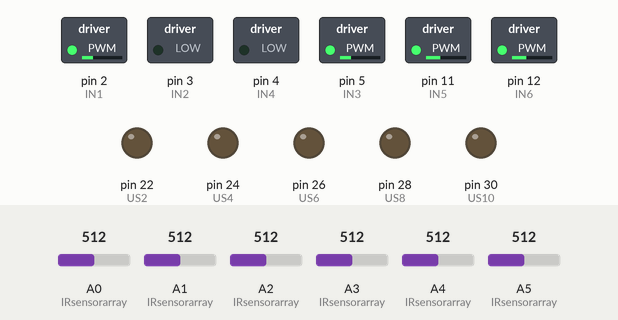
Simulated run of this sketch. Board: Arduino Mega 2560, built with avr-gcc and run on an emulated ATmega2560. Shown: switched loads named in the sketch (green lamp = pin HIGH), output pins drawn as LEDs (lit = HIGH). Inputs (shaded band) come from the test bench; at power-on: A0 (IRsensorarray) = 512, A1 (IRsensorarray) = 512, A2 (IRsensorarray) = 512, A3 (IRsensorarray) = 512, A4 (IRsensorarray) = 512, A5 (IRsensorarray) = 512. What the sketch prints to the serial monitor is not drawn.

Above: at 0.2 s.
Timing chart, 0 to 1.7 s (numbered marks = the images above):
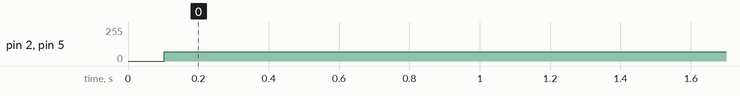

Measured:
- by itself, pin 2 (IN1), pin 5 (IN3): 0/255 → 70/255 at 0.10 s

The sketch:

robotcar.ino
```cpp
const float sec_to_microsec = 1000000.0;
const float meter_to_cm = 100.0;
const float speed_of_sound = 340.0; //meters per second
float MAX_SPEED=80;
int MotorBasespeed = 60;
int usdelay=50;
int mspd=90;
int k=400;


// Motors
# define IN1 2  // motors - right fd
# define IN2 3  // motors - right bw
# define IN3 5  // motors - left fd
# define IN4 4  // motors - left bw
# define IN5 11  // motors - right speed
# define IN6 12  // motors - left speed

// Sensors

//IR sensor array
int IR1; //A0  Left
int IR2; //A1
int IR3; //A2
int IR4; //A3
int IR5; //A4
int IR6; //A5  Right

//Front IR sensors
int IR7; //A6 right
int IR8; //A7 left

//Side IR sensors
int IR9; //A8  // left
int IR10; //A9  // right

//Front Ultrasonic sensor
int d1;
# define US1 6  // echo
# define US2 22  // trigger

//Left Ultrasonic sensors
int d2;
# define US3 7  // front-echo
# define US4 24  // front-trigger
int d3;
# define US5 8  // back-echo
# define US6 26  // back-trigger

//Right Ultrasonic sensors
int d4;
# define US7 9  // front-echo
# define US8 28  // front-trigger
int d5;
# define US9 10  // back-echo
# define US10 30  // back-trigger

  bool startstatus = 0;
  bool mazestatus = 0;
  bool wallstatus = 0;
  bool boxstatus = 0;
  bool linestatus = 0;
  bool finishstatus = 0;

void setup() {

  pinMode(IN1,OUTPUT);pinMode(IN2,OUTPUT);pinMode(IN3,OUTPUT);
  pinMode(IN4,OUTPUT);pinMode(IN5,OUTPUT);pinMode(IN6,INPUT);
  pinMode(US2,OUTPUT);pinMode(US1,INPUT);
  pinMode(US4,OUTPUT);pinMode(US3,INPUT);
  pinMode(US6,OUTPUT);pinMode(US5,INPUT);
  pinMode(US8,OUTPUT);pinMode(US7,INPUT);
  pinMode(US10,OUTPUT);pinMode(US9,INPUT);
  analogWrite(IN5,mspd);//right speed
  analogWrite(IN6,mspd); // left speed
  Serial.begin(9600);
}
void loop() {

//  usfd();
//  usrightfd();
//  Serial.println(d4);
//  Serial.println(d1);
//  if (d1<12) left();
//  else if(d1>=12) {
//  if (d4>=5 && d4<=15) fd();
//  else if (d4<5) left();
//  else if (d4>15) fd();delay(500);right();
//  }
//  wallfollowingright();

  LineFollow();
//  analogWrite(IN5,250);//right speed
//  analogWrite(IN6,250); // left speed
//  digitalWrite(IN1,HIGH);digitalWrite(IN3,HIGH);
//  delay(10);
//  digitalWrite(IN1,LOW);digitalWrite(IN3,LOW);
//  delay(20);
  //LineFollow(10000);
  //Serial.println("RobotX is starting Now");
  //IRsensorarray();
  //delay(100);

  //irfd();Serial.print(IR7);Serial.print("   ");Serial.print(IR8);

//  usfd(); Serial.print(d1); delay(100);Serial.print("  ");
//  usleftfd(); Serial.print(d2); delay(100);Serial.print("  ");
//  usleftbd(); Serial.print(d3); delay(100);Serial.print("  ");
//  usrightfd(); Serial.print(d4); delay(100);Serial.print("  ");
//  usrightbd(); Serial.print(d5); delay(100);Serial.print("  ");
//  Serial.println();

}


void fd(){  //Car goes Forward
  analogWrite(IN1,60);analogWrite(IN3,60);delay(k);
  analogWrite(IN1,0);analogWrite(IN3,0);
}

void hoow(){
  digitalWrite(IN1,LOW);digitalWrite(IN3,LOW);digitalWrite(IN2,LOW);digitalWrite(IN4,LOW);
}

void bw(){  //Car goes backward
  analogWrite(IN2,60); analogWrite(IN4,60);delay(k);
  analogWrite(IN2,0); analogWrite(IN4,0);
}

void right(){  //Car turns right
  analogWrite(IN3,60);analogWrite(IN2,10);delay(k);
  analogWrite(IN3,0);analogWrite(IN2,0);
}

void left(){  //Car turns left
  analogWrite(IN1,60);analogWrite(IN4,10);delay(k);
  analogWrite(IN1,0);analogWrite(IN4,0);
}

void start() {
  Serial.println("Start started");
  startstatus=1;
  delay(1000);
  Serial.println("Start finished");
}

void maze() {
  Serial.println("Maze started");
  delay(1000);
  mazestatus=1;
  Serial.println("Maze finished");

}

void wall() {
  Serial.println("Wall started");
  delay(1000);
  wallstatus=1;
  Serial.println("Wall finished");
}

void box() {
  Serial.println("Box started");
  bool wentout=0;
  left();
  usleftfd();
  while (!wentout){
  while (d2<30){
    wallfollowingleft();
    delay(100);}
  left();fd();
  IRsensorarray();
  if(IR1==1 || IR2==1 || IR3==1 || IR4==1 || IR5==1 || IR6==1 ){
    wentout=1;fd();
  }
  else {
    bw();right();fd();
  }
  }

  boxstatus=1;
  Serial.println("Box finished");
}

void line() {
  Serial.println("Line started");
  delay(1000);
  linestatus=1;
  Serial.println("Line finished");
}

void finish() {
  Serial.println("Finish started");
  delay(1000);
  finishstatus=1;
  Serial.println("Finish finished");
}

void usfd() {
  int triggerPin=US2;
  int echoPin=US1;
  long duration; int distance;

  // Initiate triggerPin as LOW
  digitalWrite(triggerPin, LOW);
  delayMicroseconds(2);

  // Set the triggerPin HIGH for atleast 10 microseconds
  digitalWrite(triggerPin, HIGH);
  delayMicroseconds(10);
  digitalWrite(triggerPin, LOW);

  // Monitor the echoPin and
  duration = pulseIn(echoPin, HIGH); //Returns the length of the pulse in microseconds

  // Calculate distance and print on Serial Monitor
  distance = (duration / sec_to_microsec) * (speed_of_sound * meter_to_cm) / 2.0;
  //Serial.print("Distance: ");
  //Serial.println(distance);
  d1=distance;
  delay(usdelay);
}

void usleftfd() {
  int triggerPin=US4;
  int echoPin=US3;
  long duration; int distance;

  // Initiate triggerPin as LOW
  digitalWrite(triggerPin, LOW);
  delayMicroseconds(2);

  // Set the triggerPin HIGH for atleast 10 microseconds
  digitalWrite(triggerPin, HIGH);
  delayMicroseconds(10);
  digitalWrite(triggerPin, LOW);

  // Monitor the echoPin and
  duration = pulseIn(echoPin, HIGH); //Returns the length of the pulse in microseconds

  // Calculate distance and print on Serial Monitor
  distance = (duration / sec_to_microsec) * (speed_of_sound * meter_to_cm) / 2.0;
  //Serial.print("Distance: ");
  //Serial.println(distance);
  d2=distance;
  delay(usdelay);
}

void usleftbd() {
  int triggerPin=US6;
  int echoPin=US5;
  long duration; int distance;

  // Initiate triggerPin as LOW
  digitalWrite(triggerPin, LOW);
  delayMicroseconds(2);

  // Set the triggerPin HIGH for atleast 10 microseconds
  digitalWrite(triggerPin, HIGH);
  delayMicroseconds(10);
  digitalWrite(triggerPin, LOW);

  // Monitor the echoPin and
  duration = pulseIn(echoPin, HIGH); //Returns the length of the pulse in microseconds

  // Calculate distance and print on Serial Monitor
  distance = (duration / sec_to_microsec) * (speed_of_sound * meter_to_cm) / 2.0;
  //Serial.print("Distance: ");
  //Serial.println(distance);
  d3=distance;
  delay(usdelay);
}

void usrightfd() {
  int triggerPin=US8;
  int echoPin=US7;
  long duration; int distance;

  // Initiate triggerPin as LOW
  digitalWrite(triggerPin, LOW);
  delayMicroseconds(2);

  // Set the triggerPin HIGH for atleast 10 microseconds
  digitalWrite(triggerPin, HIGH);
  delayMicroseconds(10);
  digitalWrite(triggerPin, LOW);

  // Monitor the echoPin and
  duration = pulseIn(echoPin, HIGH); //Returns the length of the pulse in microseconds

  // Calculate distance and print on Serial Monitor
  distance = (duration / sec_to_microsec) * (speed_of_sound * meter_to_cm) / 2.0;
  //Serial.print("Distance: ");
  //Serial.println(distance);
  d4=distance;
  delay(usdelay);
}

void usrightbd() {
  int triggerPin=US10;
  int echoPin=US9;
  long duration; int distance;

  // Initiate triggerPin as LOW
  digitalWrite(triggerPin, LOW);
  delayMicroseconds(2);

  // Set the triggerPin HIGH for atleast 10 microseconds
  digitalWrite(triggerPin, HIGH);
  delayMicroseconds(10);
  digitalWrite(triggerPin, LOW);

  // Monitor the echoPin and
  duration = pulseIn(echoPin, HIGH); //Returns the length of the pulse in microseconds

  // Calculate distance and print on Serial Monitor
  distance = (duration / sec_to_microsec) * (speed_of_sound * meter_to_cm) / 2.0;
  //Serial.print("Distance: ");
  //Serial.println(distance);
  d5=distance;
  delay(usdelay);
}

void IRsensorarray() {
  int  sense0 = analogRead(A0);
  int  sense1 = analogRead(A1);
  int  sense2 = analogRead(A2);
  int  sense3 = analogRead(A3);
  int  sense4 = analogRead(A4);
  int  sense5 = analogRead(A5);

  if(sense0>150) IR1=1;
  else IR1=0;

  if(sense1>150) IR2=1;
  else IR2=0;

  if(sense2<500) IR3=1;
  else IR3=0;

  if(sense3<500) IR4=1;
  else IR4=0;

  if(sense4>150) IR5=1;
  else IR5=0;

  if(sense5>150) IR6=1;
  else IR6=0;


  Serial.print(IR1);Serial.print(" ");
  Serial.print(IR2);Serial.print(" ");
  Serial.print(IR3);Serial.print(" ");
  Serial.print(IR4);Serial.print(" ");
  Serial.print(IR5);Serial.print(" ");
  Serial.println(IR6);delay(100);

}
//Front IR sensors
//int IR7; //A6 right
//int IR8; //A7 left
void irfd(){
  int  sense6 = analogRead(A6);
  int  sense7 = analogRead(A7);
  delay(100);

  if(sense6>780) IR7=0;
  else IR7=1;

  if(sense7>780) IR8=0;
  else IR8=1;
}

void LineFollow(){

// Define the motor pins
const int leftMotor = IN3;
const int rightMotor = IN1;

// Define the PID constants
const double Kp = 0.5;
const double Ki = 0.1;
const double Kd = 0.2;

// Define the setpoint
const int setpoint = 80;

// Initialize the PID variables
double error = 0;
double lastError = 0;
double integral = 0;
double derivative = 0;

  int IR_val[6];
  IRsensorarray();
  IR_val[0] = IR1;IR_val[1] =IR2;IR_val[2] = IR3;IR_val[3] = IR4;
  IR_val[4] = IR5;IR_val[5] = IR6;
  // Calculate the error
  error = 0;
  for (int i = 0; i < 6; i++) {
    error += (i - 2.5) * IR_val[i];
  }
  Serial.println(error);

  // Calculate the integral
  integral += error;

  // Calculate the derivative
  derivative = error - lastError;
  lastError = error;

  // Calculate the output
  double output = Kp * error + Ki * integral + Kd * derivative;
  output*=5;
  Serial.println(output);
  // Apply the output to the motors
  int leftSpeed = constrain(setpoint + output, 0, 70);
  int rightSpeed = constrain(setpoint - output, 0, 70);
  analogWrite(leftMotor, leftSpeed);
  analogWrite(rightMotor, rightSpeed);
}


//  int IR_val[6] = {0, 0, 0, 0, 0, 0};
//  int IR_weights[6] = {-3,-2,-1,1,2,3};
//
//  float P, I, D;
//  float error = 0;
//  float previousError = 0;
//  float Kp = 6.3;
//  float Kd = 10;
//  float Ki = 0;
//  int LineItter= LineFollowDuration/10;
//  for(int j=0;j<LineItter;j++){
//  IRsensorarray();
//  IR_val[0] = IR1;IR_val[1] =IR2;IR_val[2] = IR3;IR_val[3] = IR4;
//  IR_val[4] = IR5;IR_val[5] = IR6;
//  error =0;
//  for (int i = 0; i < 6; i++){
//    error += IR_weights[i] * IR_val[i];}
//
//  P = error;
//  I = I + error;
//  D = error - previousError;
//
//  previousError = error;
//
//  float speedAdjust = (Kp * P + Ki * I + Kd * D);
//
//  float LMotorSpeed = MotorBasespeed - speedAdjust;
//  float RMotorSpeed = MotorBasespeed + speedAdjust;
//
//  if (LMotorSpeed < 0) LMotorSpeed = 0;
//  if (RMotorSpeed < 0) RMotorSpeed = 0;
//  if (LMotorSpeed > MAX_SPEED) LMotorSpeed = MAX_SPEED;
//  if (RMotorSpeed > MAX_SPEED) RMotorSpeed = MAX_SPEED;
//
//  analogWrite(IN1, LMotorSpeed);
//  analogWrite(IN3, RMotorSpeed);
//  delay(10); }

void wallfollowingright(){
  usfd();usrightfd();
  //Serial.println(d4);
  Serial.println(d1);
  if (d1<12) left();
  else {
  if (d4>=5 && d4<=15) fd();
  else if (d4<5) left();
  else if (d4>15) fd();delay(500);right(); }

}

  //  usfd(); Serial.print(d1); delay(100);Serial.print("  ");
//  usleftfd(); Serial.print(d2); delay(100);Serial.print("  ");
//  usleftbd(); Serial.print(d3); delay(100);Serial.print("  ");
//  usrightfd(); Serial.print(d4); delay(100);Serial.print("  "); 6
//  usrightbd(); Serial.print(d5); delay(100);Serial.print("  "); 7
//  Serial.println();

void wallfollowingleft() {
  usfd();usleftfd();
  //Serial.println(d4);
  Serial.println(d1);
  if (d1<12) right();
  else {
  if (d2>=5 && d2<=15) fd();
  else if (d2<5) right();
  else if (d2>15) fd();delay(100);left(); }
}
```
